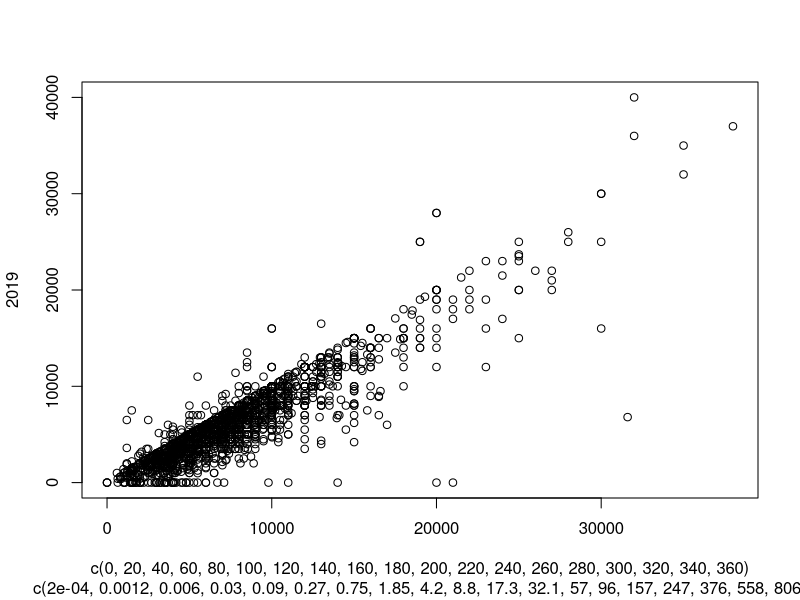

Write R code to recreate this figure.
## ---- chunk 1
knitr::opts_chunk$set(echo = TRUE)

library(tidyverse)
library(here)
## ---- chunk 2
dados = read_csv(here("Dados/PanoramaUX2021.csv"),
                 col_types = cols(
  DesafioTexto = col_character(),
  ImpactoPandemia = col_character(),
  ManterTexto = col_character(),
  OndeTrabalhaSimples = col_factor(),
  TimeDivisao = col_character(),
  ContratoOrig = col_character(),
  ContratoSimples = col_character(),
  Salario = col_double(),
  salario2019 = col_double(),
  `Escolaridade?` = col_factor(),
  AnosExperienciaUX = col_factor(c("Menos de 1", "De 1 a 3", "De 4 a 5", "De 6 a 10", "De 11 a 15", "Mais que 15"), ordered = TRUE),
  Nivel = col_factor(c("Trabalho de forma independente ou como freelancer", "Pesquisador acadêmico", "Outro (especifique)","Estagiário(a)", "Trainee", "Júnior", "Pleno", "Sênior", "Líder técnico ou especialista",  "Coordenador/Lead", "Gerente/Head", "Diretor(a)", "C-level" ), ordered = TRUE),
  Lideranca = col_character(),
  Funcao = col_character(),
  Genero = col_character(),
  LGBTQ = col_character(),
  Filhos = col_skip(),
  FilhosSimples = col_character(),
  Raca = col_character(),
  deficiencia = col_skip(),
  deficienciaSimples = col_character(),
  Estado = col_character(),
  Cidade = col_character(),
  Idade = col_double(),
  FaixaIdade = col_factor(c("18 - 23", "24 - 29", "30 - 35", "36 - 41", "42 - 47", "48 +"), ordered = TRUE)
))
## ---- chunk 3

comparaAnos <- dados %>% 
  select(Salario, salario2019) %>% 
  rename("2020" = Salario,
         "2019" = salario2019) %>% 
  
 


## ---- chunk 4
plot(pressure)
